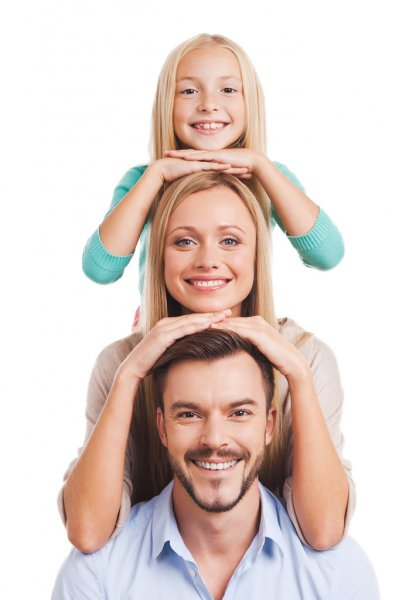
#> input picture task_12/img2.jpg, 399 x 600 px
$ python haar_12.py
#> lines starting #> are read from the running program, lines starting #| are printed output that depends on the picture
#> in find_face, img is the input picture: shape (600, 399, 3); mean B, G, R 203.8, 209.3, 224.2
import numpy as np
import matplotlib.pyplot as plt
import cv2

faceCascade = cv2.CascadeClassifier("haarcascade_frontalface_default.xml")

def resize(image, width, height, inter=cv2.INTER_AREA):
#> called with width = 500, height = 500, inter = 3
    dim = None
    (h, w) = image.shape[:2]
#> h = 600; w = 399
    r = width / float(w)
#> r = 1.25
    dim = (width, int(h * r))
#> dim = (500, 751)
    return cv2.resize(image, dim, interpolation=inter)


def find_face(img_path):
    img = cv2.imread(img_path)
    img = resize(img, 500, 500)
    gray = cv2.cvtColor(img, cv2.COLOR_BGR2GRAY)
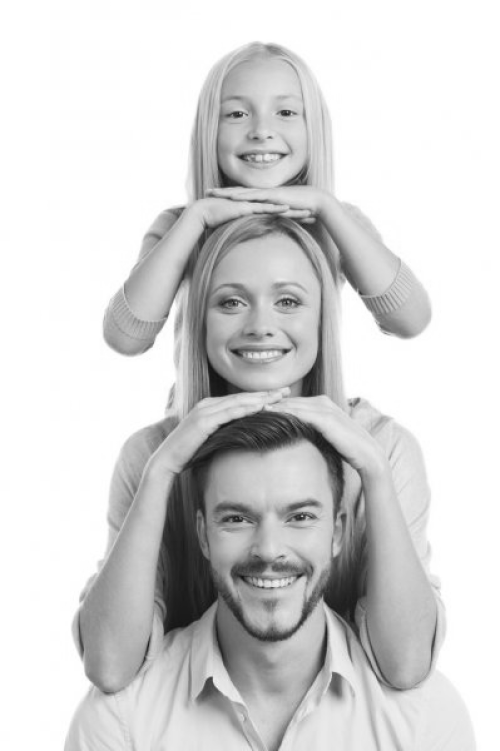
#> gray: shape (751, 500); min 17, max 255, mean 213.1
    faces = faceCascade.detectMultiScale(gray, scaleFactor=1.1, minNeighbors=5, minSize=(25, 25))
#> faces = [[191, 245, 142, 142], [205, 67, 118, 118], [183, 450, 173, 173]]
    print("Found {0} faces!".format(len(faces)))
#| Found 3 faces!

    # Выделить лицо прямоугольником
    for (x, y, w, h) in faces:
        cv2.rectangle(img, (x, y), (x + w, y + h), (255, 0, 0), 2)
#> this loop made 3 passes
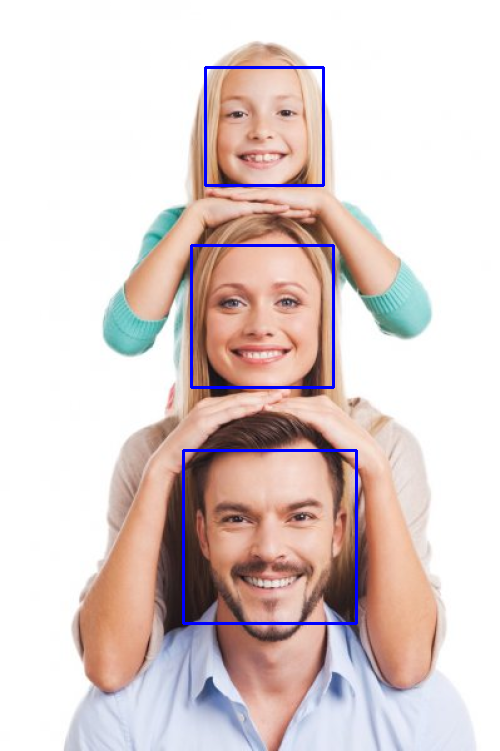
#> img: shape (751, 500, 3); mean B, G, R 205.7, 207.4, 221.9

    cv2.imshow('Faces found', img)
    cv2.waitKey(0)

find_face("img2.jpg")
find_face("img1.jpg")
#> call 2 of find_face, with img_path = 'img1.jpg'
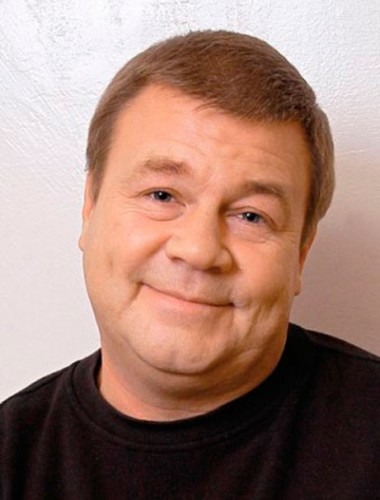
#> input picture task_12/img1.jpg, 380 x 500 px
#> in find_face, img is the input picture: shape (500, 380, 3); mean B, G, R 116.6, 127.9, 160.5
#> in find_face (call 2), `gray = cv2.cvtColor(img, cv2.COLOR_BGR2GRAY)`:
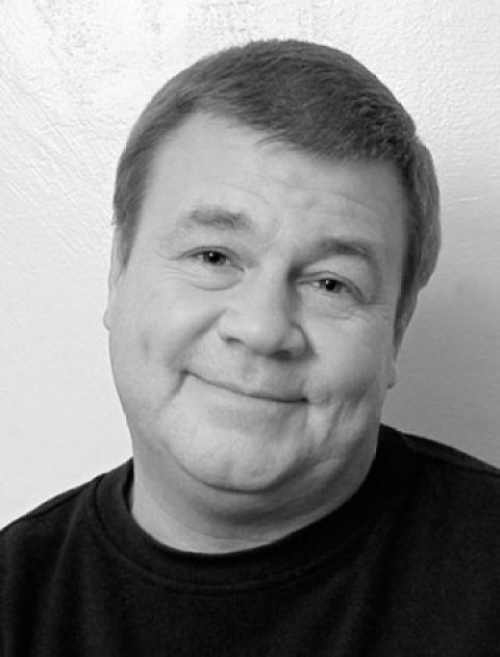
#> gray: shape (657, 500); min 0, max 254, mean 136.4
#> in find_face (call 2), `faces = faceCascade.detectMultiScale(gray, scaleFactor=1.1, minNeighbo..`: faces = [[101, 132, 334, 334]]
#| Found 1 faces!
#> the loop in find_face (call 2), `for (x, y, w, h) in faces:` made 1 pass
#> after the loop in find_face (call 2), `for (x, y, w, h) in faces:`:
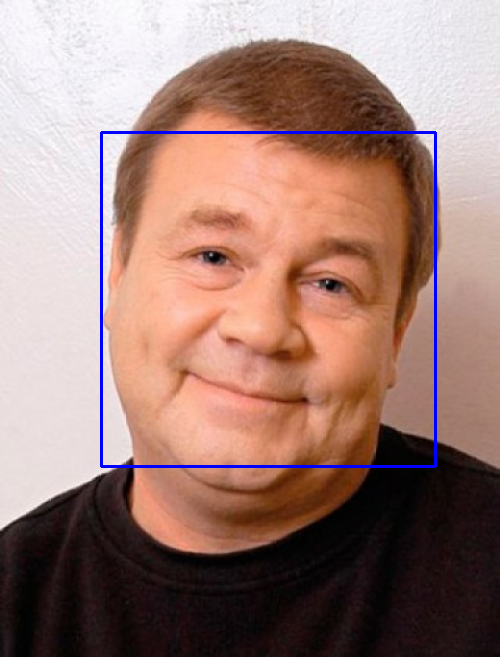
#> img: shape (657, 500, 3); mean B, G, R 118.1, 126.1, 158.3
